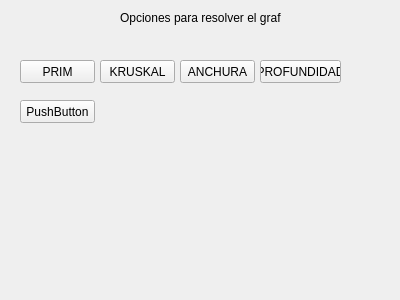
<?xml version="1.0" encoding="UTF-8"?>
<ui version="4.0">
 <class>v_solucion</class>
 <widget class="QWidget" name="v_solucion">
  <property name="geometry">
   <rect>
    <x>0</x>
    <y>0</y>
    <width>400</width>
    <height>300</height>
   </rect>
  </property>
  <property name="windowTitle">
   <string>Form</string>
  </property>
  <widget class="QLabel" name="TituloW">
   <property name="geometry">
    <rect>
     <x>120</x>
     <y>10</y>
     <width>161</width>
     <height>16</height>
    </rect>
   </property>
   <property name="text">
    <string>Opciones para resolver el grafo </string>
   </property>
  </widget>
  <widget class="QPushButton" name="prim">
   <property name="geometry">
    <rect>
     <x>20</x>
     <y>60</y>
     <width>75</width>
     <height>23</height>
    </rect>
   </property>
   <property name="text">
    <string>PRIM</string>
   </property>
  </widget>
  <widget class="QPushButton" name="kruskal">
   <property name="geometry">
    <rect>
     <x>100</x>
     <y>60</y>
     <width>75</width>
     <height>23</height>
    </rect>
   </property>
   <property name="text">
    <string>KRUSKAL</string>
   </property>
  </widget>
  <widget class="QPushButton" name="anchura">
   <property name="geometry">
    <rect>
     <x>180</x>
     <y>60</y>
     <width>75</width>
     <height>23</height>
    </rect>
   </property>
   <property name="text">
    <string>ANCHURA</string>
   </property>
  </widget>
  <widget class="QPushButton" name="profundidad">
   <property name="geometry">
    <rect>
     <x>260</x>
     <y>60</y>
     <width>81</width>
     <height>23</height>
    </rect>
   </property>
   <property name="text">
    <string>PROFUNDIDAD</string>
   </property>
  </widget>
  <widget class="QPushButton" name="pushButton">
   <property name="geometry">
    <rect>
     <x>20</x>
     <y>100</y>
     <width>75</width>
     <height>23</height>
    </rect>
   </property>
   <property name="text">
    <string>PushButton</string>
   </property>
  </widget>
 </widget>
 <resources/>
 <connections/>
</ui>
